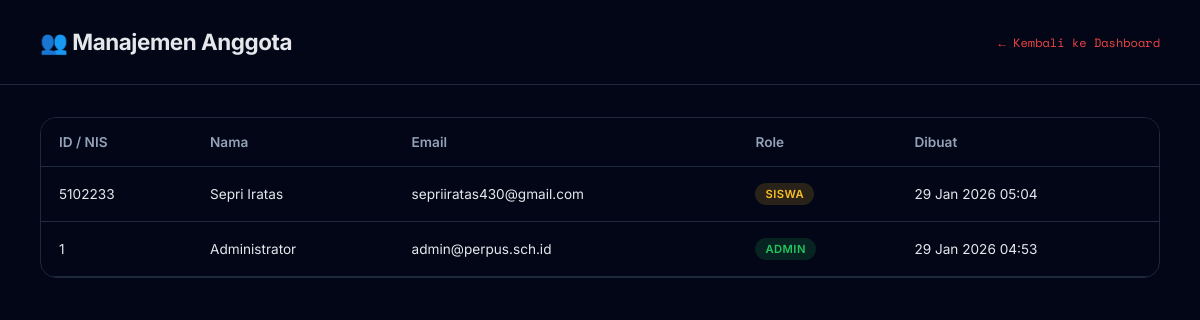
The app's page /public/admin/members.php (signed in) with its own data.
### tables this page shows
CREATE TABLE `users` (
  `id` bigint(20) NOT NULL COMMENT 'NIS / ID User',
  `nama` varchar(100) NOT NULL,
  `email` varchar(100) NOT NULL,
  `password` varchar(255) NOT NULL,
  `role` enum('admin','siswa') DEFAULT 'siswa',
  `created_at` timestamp NOT NULL DEFAULT current_timestamp()
);

### public/admin/members.php (the view, shortened to what this page needs)
<?php
$db = DB::connect();
$stmt = $db->query("
    SELECT id, nama, email, role, created_at
    FROM users
    ORDER BY created_at DESC
");
$members = $stmt->fetchAll(PDO::FETCH_ASSOC);
?>
<!DOCTYPE html>
<html lang="id">
<head>
</head>
<body>
<header>
  <h1>👥 Manajemen Anggota</h1>
  <a href="/perpustakaan/public/admin/dashboard.php">← Kembali ke Dashboard</a>
</header>
<div class="container">
  <div class="card">
    <?php if (count($members) === 0): ?>
      <div class="empty">
        Belum ada data anggota.
      </div>
    <?php else: ?>
    <table>
      <thead>
        <tr>
          <th>ID / NIS</th>
          <th>Nama</th>
          <th>Email</th>
          <th>Role</th>
          <th>Dibuat</th>
        </tr>
      </thead>
      <tbody>
        <?php foreach ($members as $m): ?>
        <tr>
          <td data-label="ID / NIS"><?= htmlspecialchars($m['id']) ?></td>
          <td data-label="Nama"><?= htmlspecialchars($m['nama']) ?></td>
          <td data-label="Email"><?= htmlspecialchars($m['email']) ?></td>
          <td data-label="Role">
            <span class="badge badge-<?= $m['role'] === 'admin' ? 'admin' : 'siswa' ?>">
              <?= strtoupper($m['role']) ?>
            </span>
          </td>
          <td data-label="Dibuat">
            <?= date('d M Y H:i', strtotime($m['created_at'])) ?>
          </td>
        </tr>
        <?php endforeach; ?>
      </tbody>
    </table>
    <?php endif; ?>
  </div>
</div>
</body>
</html>

### public/admin/members.php (style rules this page uses)
:root { --bg:#020617; --card:#020617; --border:#1e293b; --text:#e5e7eb; --muted:#94a3b8; --primary:#3b82f6; }
* { box-sizing:border-box }
body { margin:0; background:var(--bg); color:var(--text); font-family:Inter,sans-serif; overflow-x: hidden; }
header { padding:28px 40px; display:flex; justify-content:space-between; align-items:center; border-bottom:1px solid var(--border); }
header h1 { margin:0; font-size:1.4rem; letter-spacing:-0.02em; }
header a { font-family:'Space Mono',monospace; color:#ef4444; text-decoration:none; font-size:.75rem; }
.container { padding:32px 40px; }
.card { background:var(--card); border:1px solid var(--border); border-radius:16px; overflow:hidden; }
table { width:100%; border-collapse:collapse; }
thead { background:#020617; }
th, td { padding:16px 18px; font-size:.85rem; border-bottom:1px solid var(--border); }
th { text-align:left; color:var(--muted); font-weight:600; }
.badge { display:inline-block; padding:4px 10px; border-radius:999px; font-size:.7rem; font-weight:600; letter-spacing:.04em; }
.badge-admin { background:rgba(34,197,94,.15); color:#22c55e; }
.badge-siswa { background:rgba(251,191,36,.15); color:#fbbf24; }

### records on screen
users: id "5102233", nama "Sepri Iratas", email "sepriiratas430@gmail.com", role "SISWA", created_at "29 Jan 2026 05:04"
users: id "1", nama "Administrator", email "admin@perpus.sch.id", role "ADMIN", created_at "29 Jan 2026 04:53"
